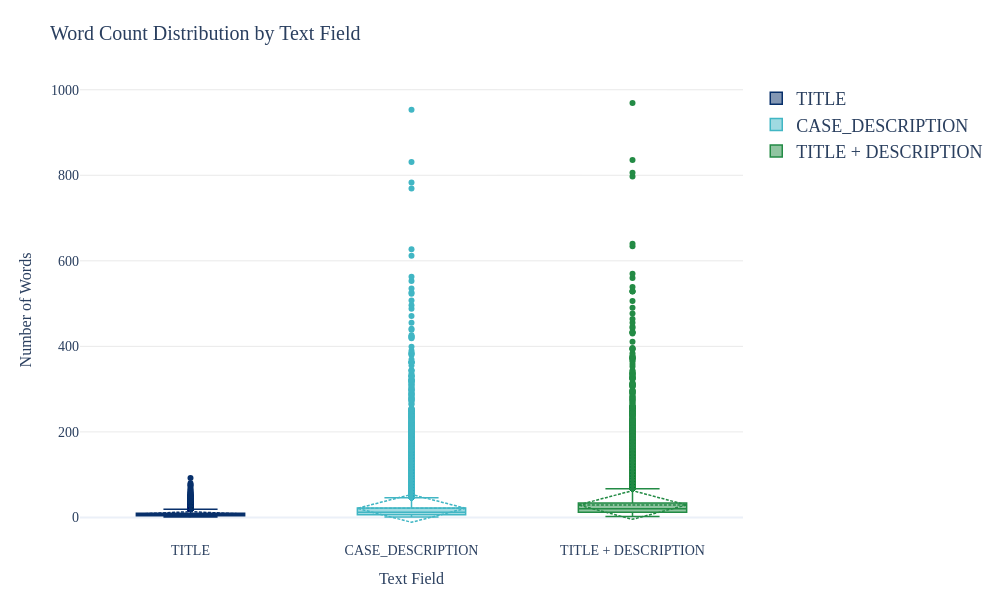

Write notebook code for a chart like this one.
### Markdown cell above
## 14. EDA — Word Count Distribution
Box plots visualise the distribution of word counts for `TITLE`, `CASE_DESCRIPTION`, and the combined text. This complements the character-level analysis and helps assess whether short or excessively long documents may affect embedding quality.

### Code cell
# =============================================================================
# Word Count Distribution
# =============================================================================

master_df['title_word_count'] = master_df['TITLE'].astype(str).str.split().apply(len)
master_df['description_word_count'] = master_df['CASE_DESCRIPTION'].astype(str).str.split().apply(len)
master_df['combined_word_count'] = (
    master_df['TITLE'].astype(str) + ' ' + master_df['CASE_DESCRIPTION'].astype(str)
).str.split().apply(len)

fig = go.Figure()

fig.add_trace(go.Box(
    y=master_df['title_word_count'],
    name='TITLE',
    boxmean='sd',
    marker_color='#08306b',
    line=dict(width=1.5),
    hovertemplate='TITLE<br>Words: %{y}<extra></extra>'
))

fig.add_trace(go.Box(
    y=master_df['description_word_count'],
    name='CASE_DESCRIPTION',
    boxmean='sd',
    marker_color='#41b6c4',
    line=dict(width=1.5),
    hovertemplate='CASE_DESCRIPTION<br>Words: %{y}<extra></extra>'
))

fig.add_trace(go.Box(
    y=master_df['combined_word_count'],
    name='TITLE + DESCRIPTION',
    boxmean='sd',
    marker_color='#238b45',
    line=dict(width=1.5),
    hovertemplate='Combined<br>Words: %{y}<extra></extra>'
))

fig.update_layout(
    title=dict(text='Word Count Distribution by Text Field', font=ACADEMIC_TITLE_FONT),
    yaxis_title=dict(text='Number of Words', font=ACADEMIC_AXIS_FONT),
    xaxis_title=dict(text='Text Field', font=ACADEMIC_AXIS_FONT),
    xaxis=dict(tickfont=ACADEMIC_TICK_FONT),
    yaxis=dict(tickfont=ACADEMIC_TICK_FONT,
               showgrid=True, gridcolor='rgba(200,200,200,0.4)', gridwidth=1),
    template='plotly_white',
    height=600,
    width=1000,
    font=ACADEMIC_FONT,
    plot_bgcolor='white',
    margin=dict(l=80, r=40, t=80, b=60)
)
fig.show()

fig.write_image(PATHS['results'] / 'Word_Count_Distribution.png', scale=PLOTLY_SCALE, engine='kaleido')
fig.write_image(PATHS['results'] / 'Word_Count_Distribution.pdf', engine='kaleido')
print(f"[OK] Saved PNG + PDF: {PATHS['results'] / 'Word_Count_Distribution'}")

### Figure 1 — Plotly figure (JSON) as saved in the notebook; plotly's stock layout.template omitted (floating-point values rounded to 4 significant figures; data arrays with more than 128 entries replaced by an {"elided": "..."} marker saying what was removed)
{"data": [{"boxmean": "sd", "hovertemplate": "TITLE<br>Words: %{y}<extra></extra>", "line": {"width": 1.5}, "marker": {"color": "#08306b"}, "name": "TITLE", "type": "box", "y": {"elided": "34576 int values"}}, {"boxmean": "sd", "hovertemplate": "CASE_DESCRIPTION<br>Words: %{y}<extra></extra>", "line": {"width": 1.5}, "marker": {"color": "#41b6c4"}, "name": "CASE_DESCRIPTION", "type": "box", "y": {"elided": "34576 int values"}}, {"boxmean": "sd", "hovertemplate": "Combined<br>Words: %{y}<extra></extra>", "line": {"width": 1.5}, "marker": {"color": "#238b45"}, "name": "TITLE + DESCRIPTION", "type": "box", "y": {"elided": "34576 int values"}}], "layout": {"font": {"family": "Times New Roman, serif", "size": 18}, "height": 600, "margin": {"b": 60, "l": 80, "r": 40, "t": 80}, "plot_bgcolor": "white", "title": {"font": {"family": "Times New Roman, serif", "size": 20}, "text": "Word Count Distribution by Text Field"}, "width": 1000, "xaxis": {"tickfont": {"family": "Times New Roman, serif", "size": 14}, "title": {"font": {"family": "Times New Roman, serif", "size": 16}, "text": "Text Field"}}, "yaxis": {"gridcolor": "rgba(200,200,200,0.4)", "gridwidth": 1, "showgrid": true, "tickfont": {"family": "Times New Roman, serif", "size": 14}, "title": {"font": {"family": "Times New Roman, serif", "size": 16}, "text": "Number of Words"}}}}
